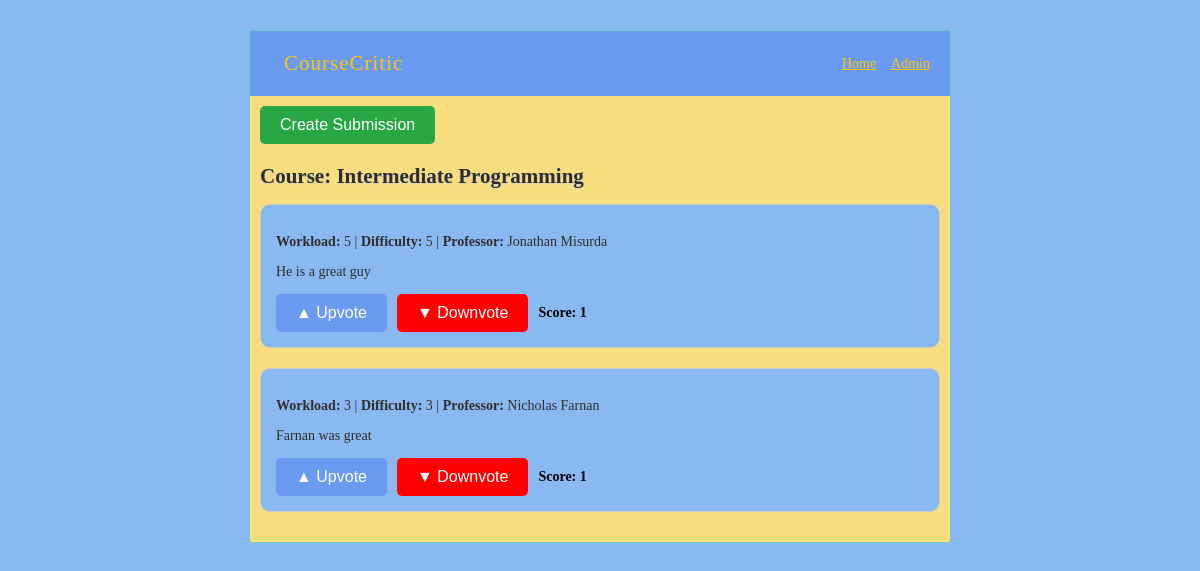
The page /course/1 on the database as committed earlier.
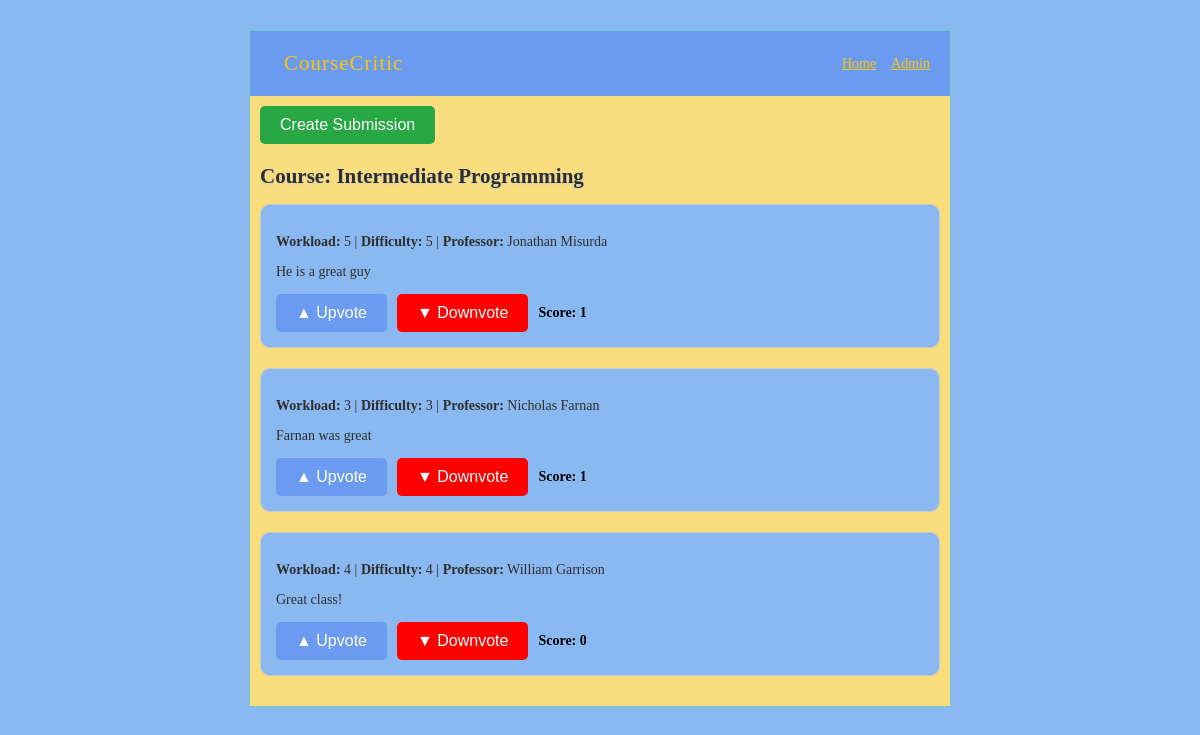
The same page on the database as committed later.
### model.py (models this page shows, shortened)
class Course(db.Model):
    __tablename__ = "course_table"
    id: Mapped[int] = mapped_column(primary_key=True)
    title: Mapped[str] = mapped_column(String(30), unique=True)
    course_code: Mapped[str] = mapped_column(String(30), unique=True)
    professors: Mapped[list["Professor"]] = relationship(secondary=prof_course_table, back_populates="courses")
    ratings: Mapped[list["Rating"]] = relationship("Rating", back_populates="course")

class Rating(db.Model):
    __tablename__ = "ratings_table"
    __table_args__ = (
        CheckConstraint('difficulty <= 5 AND difficulty >= 0', name='difficulty_bounds_check'),
    )
    id: Mapped[int] = mapped_column(primary_key=True)
    workload: Mapped[int]
    difficulty: Mapped[int]
    description: Mapped[str] = mapped_column(String(300))
    score: Mapped[int] = mapped_column(Integer, default=0)
    professor_id: Mapped[int] = mapped_column(ForeignKey("prof_table.id"))
    professor: Mapped["Professor"] = relationship("Professor", back_populates="ratings")
    course_id: Mapped[int] = mapped_column(ForeignKey("course_table.id"))
    course: Mapped["Course"] = relationship("Course", back_populates="ratings")

class Professor(db.Model):
    __tablename__ = "prof_table"
    id: Mapped[int] = mapped_column(primary_key=True)
    name: Mapped[str] = mapped_column(String(200), unique=True)
    courses: Mapped[list["Course"]] = relationship(secondary="prof_course_table", back_populates="professors")
    ratings: Mapped[list["Rating"]] = relationship("Rating", back_populates="professor")

### course_critic.py (the view)
@app.route("/course/<int:course_id>")
def course(course_id):
    course = db.session.execute(db.select(Course).where(Course.id == course_id)).scalar()
    stmt = db.select(Rating).where(Rating.course_id == course.id).order_by(Rating.score.desc())
    ratings = db.session.execute(stmt).scalars().all()
    return render_template("course.html", course=course, ratings=ratings)

### templates/course.html (shortened to what this page needs)
{% extends "layout.html" %}
{% block body %}
    <div style="margin-bottom: 20px;">
        <a href="{{ url_for('submit') }}">
            <button class="submit-btn">
                Create Submission
            </button>
        </a>
    </div>
    <h2>Course: {{ course.title }}</h2>
    {% for rating in ratings %}
    <div class="rating-div">
        <p><strong>Workload:</strong> {{ rating.workload }} |
           <strong>Difficulty:</strong> {{ rating.difficulty }} |
           <strong>Professor:</strong> {{ rating.professor.name }}</p>
        <p>{{ rating.description }}</p>
        <div class="vote-controls">
            <form method="post" action="{{ url_for('upvote', rating_id=rating.id) }}">
                <button type="submit" class="btn">▲ Upvote</button>
            </form>
            <form method="post" action="{{ url_for('downvote', rating_id=rating.id) }}">
                <button type="submit" class="downvote-btn">▼ Downvote</button>
            </form>
            <span class="score-display">Score: {{ rating.score }}</span>
        </div>
    </div>
    {% endfor %}
{% endblock %}

### templates/layout.html (shortened to what this page needs)
<!doctype html>
<link rel="stylesheet" type="text/css" href="{{ url_for('static', filename='style.css') }}">
<div class="page">
  <nav class="navBar">
    <h1 class="navbar-title">CourseCritic</h1>
    <div class="nav-links">
      <a class="nav-links" href="{{ url_for('home') }}">Home</a>
      <a class="nav-links" href="{{ url_for('admin') }}">Admin</a>
    </div>
  </nav>
  <div class="body">
  {% block body %}{% endblock %}
  </div>
</div>

### static/style.css (style rules this page uses)
p { color: var(--charcoal-gray); }
.nav-links { display: flex; gap: 15px; color: var(--sunshine-yellow); }
a { color: var(--charcoal-gray); }
.navBar { background: var(--sky-blue); display: flex; justify-content: space-between; align-items: center; padding: 10px 20px; }
div.page { background: var(--soft-lemon); border: 1px solid #6ECCC4; width: 700px; margin: 30px auto; }
div.page h1 { margin: 0; padding: 10px 14px; color: var(--sunshine-yellow); letter-spacing: 1px; font-weight: normal; }
div.page h2 { margin: 0 0 15px 0; color: var(--charcoal-gray) ; text-shadow: 0 1px 2px #ccc; }
div.page div.body { padding: 10px; }
.btn { padding: 10px 20px; border: none; background-color: var(--sky-blue); color: var(--button-text-color); font-size: 16px; border-radius: 5px; cursor: pointer; transition: background-color 0.2s ease; }
.vote-controls { display: flex; align-items: center; gap: 10px; margin-top: 10px; }
.score-display { font-weight: bold; }
.downvote-btn { padding: 10px 20px; border: none; background-color: var(--downvote-color); color: var(--button-text-color); font-size: 16px; border-radius: 5px; cursor: pointer; transition: background-color 0.2s ease; }
.rating-div { border: 1px solid #ccc; border-radius: 10px; padding: 15px; margin-bottom: 20px; background-color: var(--powder-blue); }
.submit-btn { padding: 10px 20px; background-color: var(--submit-green); color: white; border: none; border-radius: 5px; font-size: 16px; cursor: pointer; transition: background-color 0.3s ease; }

Rows that differ between the two databases and show on the page:
added Rating: workload "4", difficulty "4", professor.name "William Garrison", description "Great class!", score "0"
